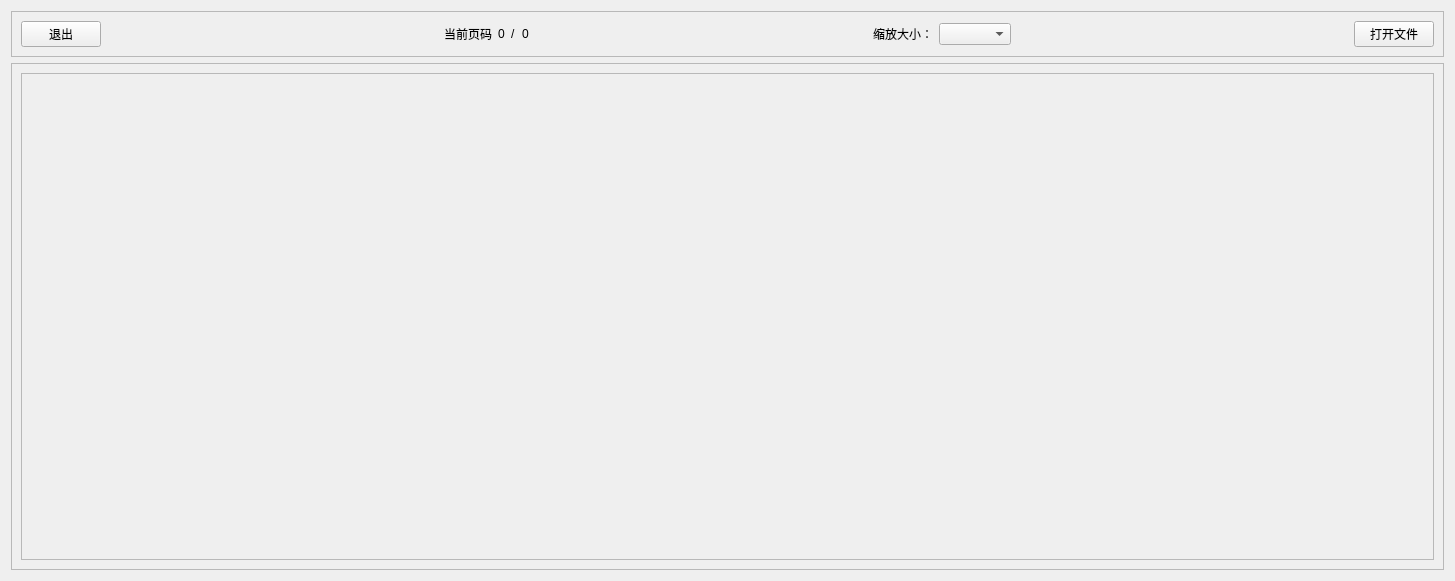
<?xml version="1.0" encoding="UTF-8"?>
<ui version="4.0">
 <class>zgnep_word</class>
 <widget class="QWidget" name="zgnep_word">
  <property name="geometry">
   <rect>
    <x>0</x>
    <y>0</y>
    <width>1455</width>
    <height>581</height>
   </rect>
  </property>
  <property name="windowTitle">
   <string>Form</string>
  </property>
  <layout class="QVBoxLayout" name="verticalLayout" stretch="1,11">
   <item>
    <widget class="QFrame" name="frame">
     <property name="frameShape">
      <enum>QFrame::StyledPanel</enum>
     </property>
     <property name="frameShadow">
      <enum>QFrame::Raised</enum>
     </property>
     <layout class="QHBoxLayout" name="horizontalLayout">
      <item>
       <widget class="QPushButton" name="btn_exit">
        <property name="text">
         <string>退出</string>
        </property>
       </widget>
      </item>
      <item>
       <spacer name="horizontalSpacer">
        <property name="orientation">
         <enum>Qt::Horizontal</enum>
        </property>
        <property name="sizeHint" stdset="0">
         <size>
          <width>314</width>
          <height>20</height>
         </size>
        </property>
       </spacer>
      </item>
      <item>
       <widget class="QLabel" name="label">
        <property name="text">
         <string>当前页码</string>
        </property>
       </widget>
      </item>
      <item>
       <widget class="QLabel" name="label_wordIndex">
        <property name="text">
         <string>0</string>
        </property>
       </widget>
      </item>
      <item>
       <widget class="QLabel" name="label_2">
        <property name="text">
         <string>/</string>
        </property>
       </widget>
      </item>
      <item>
       <widget class="QLabel" name="label_wordCount">
        <property name="text">
         <string>0</string>
        </property>
       </widget>
      </item>
      <item>
       <spacer name="horizontalSpacer_2">
        <property name="orientation">
         <enum>Qt::Horizontal</enum>
        </property>
        <property name="sizeHint" stdset="0">
         <size>
          <width>40</width>
          <height>20</height>
         </size>
        </property>
       </spacer>
      </item>
      <item>
       <widget class="QLabel" name="label_3">
        <property name="text">
         <string>缩放大小：</string>
        </property>
       </widget>
      </item>
      <item>
       <widget class="QComboBox" name="comboBox"/>
      </item>
      <item>
       <spacer name="horizontalSpacer_3">
        <property name="orientation">
         <enum>Qt::Horizontal</enum>
        </property>
        <property name="sizeHint" stdset="0">
         <size>
          <width>314</width>
          <height>20</height>
         </size>
        </property>
       </spacer>
      </item>
      <item>
       <widget class="QPushButton" name="btn_open">
        <property name="text">
         <string>打开文件</string>
        </property>
       </widget>
      </item>
     </layout>
    </widget>
   </item>
   <item>
    <widget class="QFrame" name="frame_2">
     <property name="frameShape">
      <enum>QFrame::StyledPanel</enum>
     </property>
     <property name="frameShadow">
      <enum>QFrame::Raised</enum>
     </property>
     <layout class="QGridLayout" name="gridLayout">
      <item row="0" column="0">
       <widget class="QScrollArea" name="scrollArea">
        <property name="widgetResizable">
         <bool>true</bool>
        </property>
        <widget class="QWidget" name="scrollAreaWidgetContents">
         <property name="geometry">
          <rect>
           <x>0</x>
           <y>0</y>
           <width>1415</width>
           <height>484</height>
          </rect>
         </property>
        </widget>
       </widget>
      </item>
     </layout>
    </widget>
   </item>
  </layout>
 </widget>
 <resources/>
 <connections/>
</ui>
